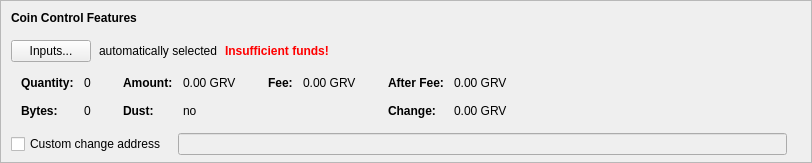
    <widget class="QFrame" name="frameCoinControl">
     <property name="sizePolicy">
      <sizepolicy hsizetype="Expanding" vsizetype="Expanding">
       <horstretch>0</horstretch>
       <verstretch>0</verstretch>
      </sizepolicy>
     </property>
     <property name="maximumSize">
      <size>
       <width>16777215</width>
       <height>16777215</height>
      </size>
     </property>
     <property name="frameShape">
      <enum>QFrame::StyledPanel</enum>
     </property>
     <property name="frameShadow">
      <enum>QFrame::Sunken</enum>
     </property>
     <layout class="QVBoxLayout" name="verticalLayoutCoinControl2">
      <property name="spacing">
       <number>0</number>
      </property>
      <property name="leftMargin">
       <number>0</number>
      </property>
      <property name="topMargin">
       <number>0</number>
      </property>
      <property name="rightMargin">
       <number>0</number>
      </property>
      <property name="bottomMargin">
       <number>6</number>
      </property>
      <item>
       <layout class="QVBoxLayout" name="verticalLayoutCoinControl" stretch="0,0,0,0,1">
        <property name="spacing">
         <number>0</number>
        </property>
        <property name="leftMargin">
         <number>10</number>
        </property>
        <property name="topMargin">
         <number>10</number>
        </property>
        <item>
         <layout class="QHBoxLayout" name="horizontalLayoutCoinControl1">
          <property name="bottomMargin">
           <number>15</number>
          </property>
          <item>
           <widget class="QLabel" name="labelCoinControlFeatures">
            <property name="sizePolicy">
             <sizepolicy hsizetype="Preferred" vsizetype="Maximum">
              <horstretch>0</horstretch>
              <verstretch>0</verstretch>
             </sizepolicy>
            </property>
            <property name="font">
             <font>
              <weight>75</weight>
              <bold>true</bold>
             </font>
            </property>
            <property name="styleSheet">
             <string notr="true">font-weight:bold;</string>
            </property>
            <property name="text">
             <string>Coin Control Features</string>
            </property>
           </widget>
          </item>
         </layout>
        </item>
        <item>
         <layout class="QHBoxLayout" name="horizontalLayoutCoinControl2" stretch="0,0,0,0">
          <property name="spacing">
           <number>8</number>
          </property>
          <property name="bottomMargin">
           <number>10</number>
          </property>
          <item>
           <widget class="QPushButton" name="pushButtonCoinControl">
            <property name="styleSheet">
             <string notr="true"/>
            </property>
            <property name="text">
             <string>Inputs...</string>
            </property>
            <property name="autoDefault">
             <bool>false</bool>
            </property>
           </widget>
          </item>
          <item>
           <widget class="QLabel" name="labelCoinControlAutomaticallySelected">
            <property name="text">
             <string>automatically selected</string>
            </property>
            <property name="margin">
             <number>5</number>
            </property>
           </widget>
          </item>
          <item>
           <widget class="QLabel" name="labelCoinControlInsuffFunds">
            <property name="font">
             <font>
              <weight>75</weight>
              <bold>true</bold>
             </font>
            </property>
            <property name="styleSheet">
             <string notr="true">color:red;font-weight:bold;</string>
            </property>
            <property name="text">
             <string>Insufficient funds!</string>
            </property>
            <property name="margin">
             <number>5</number>
            </property>
           </widget>
          </item>
          <item>
           <spacer name="horizontalSpacerCoinControl">
            <property name="orientation">
             <enum>Qt::Horizontal</enum>
            </property>
            <property name="sizeHint" stdset="0">
             <size>
              <width>40</width>
              <height>1</height>
             </size>
            </property>
           </spacer>
          </item>
         </layout>
        </item>
        <item>
         <widget class="QWidget" name="widgetCoinControl" native="true">
          <property name="sizePolicy">
           <sizepolicy hsizetype="Preferred" vsizetype="Preferred">
            <horstretch>0</horstretch>
            <verstretch>0</verstretch>
           </sizepolicy>
          </property>
          <property name="minimumSize">
           <size>
            <width>0</width>
            <height>0</height>
           </size>
          </property>
          <property name="styleSheet">
           <string notr="true"/>
          </property>
          <layout class="QHBoxLayout" name="horizontalLayoutCoinControl5">
           <property name="leftMargin">
            <number>0</number>
           </property>
           <property name="topMargin">
            <number>0</number>
           </property>
           <property name="rightMargin">
            <number>0</number>
           </property>
           <property name="bottomMargin">
            <number>0</number>
           </property>
           <item>
            <layout class="QHBoxLayout" name="horizontalLayoutCoinControl3" stretch="0,0,0,1">
             <property name="spacing">
              <number>20</number>
             </property>
             <property name="topMargin">
              <number>0</number>
             </property>
             <property name="bottomMargin">
              <number>10</number>
             </property>
             <item>
              <layout class="QFormLayout" name="formLayoutCoinControl1">
               <property name="horizontalSpacing">
                <number>10</number>
               </property>
               <property name="verticalSpacing">
                <number>14</number>
               </property>
               <property name="leftMargin">
                <number>10</number>
               </property>
               <property name="topMargin">
                <number>4</number>
               </property>
               <property name="rightMargin">
                <number>6</number>
               </property>
               <item row="0" column="0">
                <widget class="QLabel" name="labelCoinControlQuantityText">
                 <property name="font">
                  <font>
                   <weight>75</weight>
                   <bold>true</bold>
                  </font>
                 </property>
                 <property name="text">
                  <string>Quantity:</string>
                 </property>
                 <property name="margin">
                  <number>0</number>
                 </property>
                </widget>
               </item>
               <item row="0" column="1">
                <widget class="QLabel" name="labelCoinControlQuantity">
                 <property name="cursor">
                  <cursorShape>IBeamCursor</cursorShape>
                 </property>
                 <property name="contextMenuPolicy">
                  <enum>Qt::ActionsContextMenu</enum>
                 </property>
                 <property name="text">
                  <string notr="true">0</string>
                 </property>
                 <property name="margin">
                  <number>0</number>
                 </property>
                 <property name="textInteractionFlags">
                  <set>Qt::LinksAccessibleByMouse|Qt::TextSelectableByKeyboard|Qt::TextSelectableByMouse</set>
                 </property>
                </widget>
               </item>
               <item row="1" column="0">
                <widget class="QLabel" name="labelCoinControlBytesText">
                 <property name="font">
                  <font>
                   <weight>75</weight>
                   <bold>true</bold>
                  </font>
                 </property>
                 <property name="text">
                  <string>Bytes:</string>
                 </property>
                </widget>
               </item>
               <item row="1" column="1">
                <widget class="QLabel" name="labelCoinControlBytes">
                 <property name="cursor">
                  <cursorShape>IBeamCursor</cursorShape>
                 </property>
                 <property name="contextMenuPolicy">
                  <enum>Qt::ActionsContextMenu</enum>
                 </property>
                 <property name="text">
                  <string notr="true">0</string>
                 </property>
                 <property name="textInteractionFlags">
                  <set>Qt::LinksAccessibleByMouse|Qt::TextSelectableByKeyboard|Qt::TextSelectableByMouse</set>
                 </property>
                </widget>
               </item>
              </layout>
             </item>
             <item>
              <layout class="QFormLayout" name="formLayoutCoinControl2">
               <property name="horizontalSpacing">
                <number>10</number>
               </property>
               <property name="verticalSpacing">
                <number>14</number>
               </property>
               <property name="leftMargin">
                <number>6</number>
               </property>
               <property name="topMargin">
                <number>4</number>
               </property>
               <property name="rightMargin">
                <number>6</number>
               </property>
               <item row="0" column="0">
                <widget class="QLabel" name="labelCoinControlAmountText">
                 <property name="font">
                  <font>
                   <weight>75</weight>
                   <bold>true</bold>
                  </font>
                 </property>
                 <property name="text">
                  <string>Amount:</string>
                 </property>
                 <property name="margin">
                  <number>0</number>
                 </property>
                </widget>
               </item>
               <item row="0" column="1">
                <widget class="QLabel" name="labelCoinControlAmount">
                 <property name="cursor">
                  <cursorShape>IBeamCursor</cursorShape>
                 </property>
                 <property name="contextMenuPolicy">
                  <enum>Qt::ActionsContextMenu</enum>
                 </property>
                 <property name="text">
                  <string notr="true">0.00 GRV</string>
                 </property>
                 <property name="textInteractionFlags">
                  <set>Qt::LinksAccessibleByMouse|Qt::TextSelectableByKeyboard|Qt::TextSelectableByMouse</set>
                 </property>
                </widget>
               </item>
               <item row="1" column="0">
                <widget class="QLabel" name="labelCoinControlLowOutputText">
                 <property name="font">
                  <font>
                   <weight>75</weight>
                   <bold>true</bold>
                  </font>
                 </property>
                 <property name="text">
                  <string>Dust:</string>
                 </property>
                </widget>
               </item>
               <item row="1" column="1">
                <widget class="QLabel" name="labelCoinControlLowOutput">
                 <property name="cursor">
                  <cursorShape>IBeamCursor</cursorShape>
                 </property>
                 <property name="contextMenuPolicy">
                  <enum>Qt::ActionsContextMenu</enum>
                 </property>
                 <property name="text">
                  <string notr="true">no</string>
                 </property>
                 <property name="textInteractionFlags">
                  <set>Qt::LinksAccessibleByMouse|Qt::TextSelectableByKeyboard|Qt::TextSelectableByMouse</set>
                 </property>
                </widget>
               </item>
              </layout>
             </item>
             <item>
              <layout class="QFormLayout" name="formLayoutCoinControl3">
               <property name="horizontalSpacing">
                <number>10</number>
               </property>
               <property name="verticalSpacing">
                <number>14</number>
               </property>
               <property name="leftMargin">
                <number>6</number>
               </property>
               <property name="topMargin">
                <number>4</number>
               </property>
               <property name="rightMargin">
                <number>6</number>
               </property>
               <item row="0" column="0">
                <widget class="QLabel" name="labelCoinControlFeeText">
                 <property name="font">
                  <font>
                   <weight>75</weight>
                   <bold>true</bold>
                  </font>
                 </property>
                 <property name="text">
                  <string>Fee:</string>
                 </property>
                 <property name="margin">
                  <number>0</number>
                 </property>
                </widget>
               </item>
               <item row="0" column="1">
                <widget class="QLabel" name="labelCoinControlFee">
                 <property name="cursor">
                  <cursorShape>IBeamCursor</cursorShape>
                 </property>
                 <property name="contextMenuPolicy">
                  <enum>Qt::ActionsContextMenu</enum>
                 </property>
                 <property name="text">
                  <string notr="true">0.00 GRV</string>
                 </property>
                 <property name="textInteractionFlags">
                  <set>Qt::LinksAccessibleByMouse|Qt::TextSelectableByKeyboard|Qt::TextSelectableByMouse</set>
                 </property>
                </widget>
               </item>
             </layout>
             </item>
             <item>
              <layout class="QFormLayout" name="formLayoutCoinControl4">
               <property name="horizontalSpacing">
                <number>10</number>
               </property>
               <property name="verticalSpacing">
                <number>14</number>
               </property>
               <property name="leftMargin">
                <number>6</number>
               </property>
               <property name="topMargin">
                <number>4</number>
               </property>
               <property name="rightMargin">
                <number>6</number>
               </property>
               <item row="0" column="0">
                <widget class="QLabel" name="labelCoinControlAfterFeeText">
                 <property name="font">
                  <font>
                   <weight>75</weight>
                   <bold>true</bold>
                  </font>
                 </property>
                 <property name="text">
                  <string>After Fee:</string>
                 </property>
                 <property name="margin">
                  <number>0</number>
                 </property>
                </widget>
               </item>
               <item row="0" column="1">
                <widget class="QLabel" name="labelCoinControlAfterFee">
                 <property name="cursor">
                  <cursorShape>IBeamCursor</cursorShape>
                 </property>
                 <property name="contextMenuPolicy">
                  <enum>Qt::ActionsContextMenu</enum>
                 </property>
                 <property name="text">
                  <string notr="true">0.00 GRV</string>
                 </property>
                 <property name="textInteractionFlags">
                  <set>Qt::LinksAccessibleByMouse|Qt::TextSelectableByKeyboard|Qt::TextSelectableByMouse</set>
                 </property>
                </widget>
               </item>
               <item row="1" column="0">
                <widget class="QLabel" name="labelCoinControlChangeText">
                 <property name="font">
                  <font>
                   <weight>75</weight>
                   <bold>true</bold>
                  </font>
                 </property>
                 <property name="text">
                  <string>Change:</string>
                 </property>
                </widget>
               </item>
               <item row="1" column="1">
                <widget class="QLabel" name="labelCoinControlChange">
                 <property name="cursor">
                  <cursorShape>IBeamCursor</cursorShape>
                 </property>
                 <property name="contextMenuPolicy">
                  <enum>Qt::ActionsContextMenu</enum>
                 </property>
                 <property name="text">
                  <string notr="true">0.00 GRV</string>
                 </property>
                 <property name="textInteractionFlags">
                  <set>Qt::LinksAccessibleByMouse|Qt::TextSelectableByKeyboard|Qt::TextSelectableByMouse</set>
                 </property>
                </widget>
               </item>
              </layout>
             </item>
            </layout>
           </item>
          </layout>
         </widget>
        </item>
        <item>
         <layout class="QHBoxLayout" name="horizontalLayoutCoinControl4" stretch="0,0,0">
          <property name="spacing">
           <number>12</number>
          </property>
          <property name="sizeConstraint">
           <enum>QLayout::SetDefaultConstraint</enum>
          </property>
          <property name="topMargin">
           <number>5</number>
          </property>
          <property name="rightMargin">
           <number>5</number>
          </property>
          <item>
           <widget class="QCheckBox" name="checkBoxCoinControlChange">
            <property name="toolTip">
             <string>If this is activated, but the change address is empty or invalid, change will be sent to a newly generated address.</string>
            </property>
            <property name="text">
             <string>Custom change address</string>
            </property>
           </widget>
          </item>
          <item>
           <widget class="QValidatedLineEdit" name="lineEditCoinControlChange">
            <property name="enabled">
             <bool>false</bool>
            </property>
            <property name="sizePolicy">
             <sizepolicy hsizetype="Expanding" vsizetype="Fixed">
              <horstretch>0</horstretch>
              <verstretch>0</verstretch>
             </sizepolicy>
            </property>
           </widget>
          </item>
          <item>
           <widget class="QLabel" name="labelCoinControlChangeLabel">
            <property name="sizePolicy">
             <sizepolicy hsizetype="Preferred" vsizetype="Expanding">
              <horstretch>0</horstretch>
              <verstretch>0</verstretch>
             </sizepolicy>
            </property>
            <property name="minimumSize">
             <size>
              <width>0</width>
              <height>0</height>
             </size>
            </property>
            <property name="text">
             <string/>
            </property>
            <property name="margin">
             <number>3</number>
            </property>
           </widget>
          </item>
         </layout>
        </item>
        <item>
         <spacer name="verticalSpacerCoinControl">
          <property name="orientation">
           <enum>Qt::Vertical</enum>
          </property>
          <property name="sizeHint" stdset="0">
           <size>
            <width>800</width>
            <height>1</height>
           </size>
          </property>
         </spacer>
        </item>
       </layout>
      </item>
     </layout>
    </widget>
